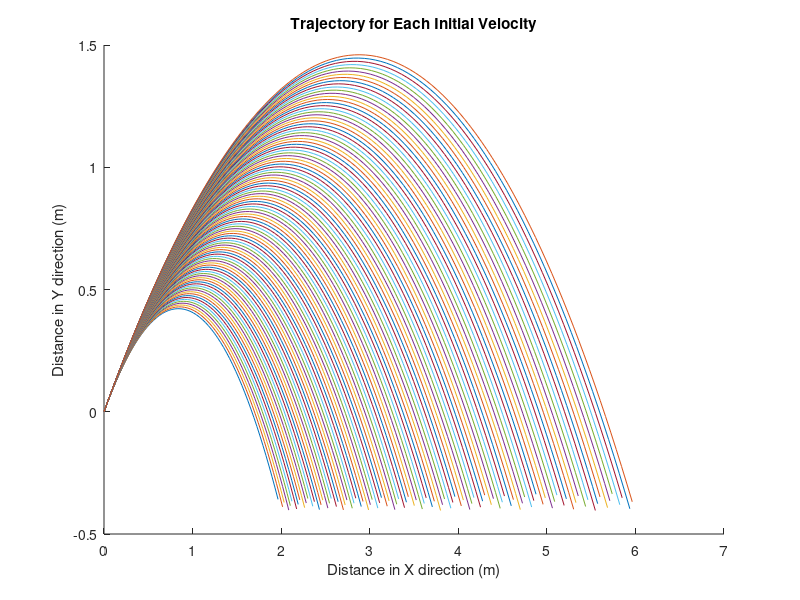

Write the MATLAB code that produced this figure.
%Constants
g=9.81;
r=0.02;
A=pi*r^2;
Cd=0.47;
rho=1.225;
m=0.025;
h=-0.405;
Vt=sqrt((2*m*g)/(Cd*rho*A));
t=linspace(0,1.2);

%Magnitude of Velocity
Vmax=7.65;
Vmin=4.08;

%Velocity in one direction
Vmaxx=Vmax/sqrt(2);
Vminx=Vmin/sqrt(2);

%Velocity vector in one direction
P=linspace(Vminx,Vmaxx);

%Matrixes
Vn=zeros(100,100);
x=linspace(0,0);
y=linspace(0,0);
V=linspace(0,0);
y_d=linspace(0,0);

for n=1:100
V_0=P(n);
U_0=V_0;
V=Vt.*((V_0-Vt*tan(g*t/Vt))./(Vt+V_0.*tan(g.*t./Vt)));
x=(Vt^2/g).*log((Vt^2+g*U_0.*t)./Vt^2);
y=(Vt^2/(2*g))*log((V_0.^2+Vt^2)./(V.^2+Vt^2));
Vn(n,:)=V;
X(n,:)=x;
Y(n,:)=y;

for i=1:100
   if y(i)>h
    y_d(i)=y(i);
   else 
       y_d(i)=NaN;
   end
end
hold on
plot(x,y_d)
xlabel('Distance in X direction (m)')
ylabel('Distance in Y direction (m)')
title('Trajectory for Each Initial Velocity')
end

